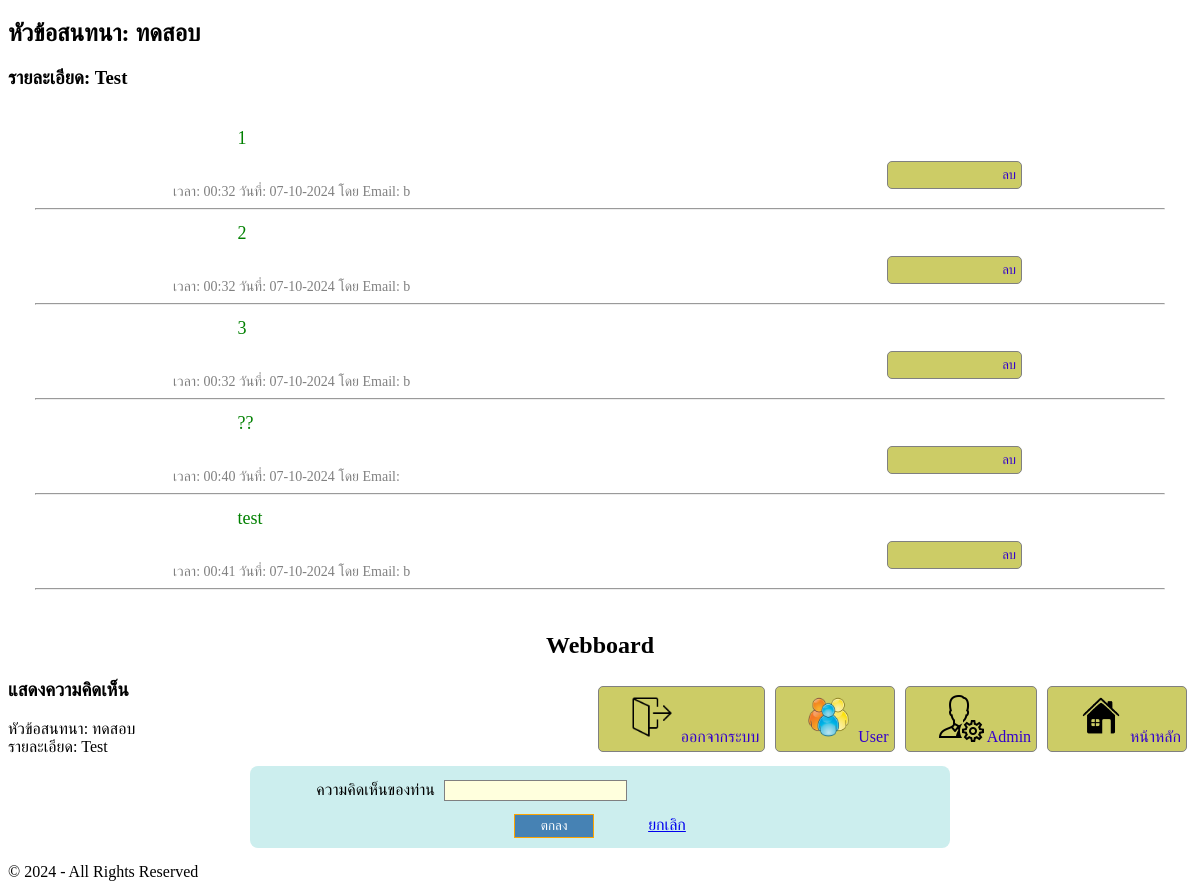
The page /comment.php?topicID=23 (signed in) on the database its author committed.
### tables this page shows
CREATE TABLE `topic` (
  `TopicID` int(10) UNSIGNED NOT NULL,
  `Topic` varchar(200) DEFAULT NULL,
  `Details` text DEFAULT NULL,
  `curDateTime` timestamp NOT NULL DEFAULT current_timestamp(),
  `upDateTime` timestamp NOT NULL DEFAULT current_timestamp(),
  `UserID` int(11) DEFAULT NULL,
  `Email` varchar(100) DEFAULT NULL
);

CREATE TABLE `comment` (
  `CommentID` int(11) UNSIGNED NOT NULL,
  `Comment_Text` text DEFAULT NULL,
  `curDateTime` datetime DEFAULT current_timestamp(),
  `upDateTime` datetime DEFAULT current_timestamp(),
  `UserID` int(11) DEFAULT NULL,
  `TopicID` int(11) DEFAULT NULL,
  `Email` varchar(100) DEFAULT NULL
);

### display_comment.php (the view, shortened to what this page needs)
<head>
</head>
<body>
	<div id="container">
		<article>
			<section id="content">
				<?php
				include "dblink.php";
				if (isset($_GET['topicID'])) {
					$topic_ID = $_GET['topicID'];
				}
				$stmt = $link->prepare("SELECT *,
										DATE_FORMAT(curDateTime, '%d-%m-%Y') AS curDateTime,
										DATE_FORMAT(upDateTime, '%H:%i') AS upDateTime
										FROM comment
										WHERE TopicID = ? LIMIT 30;");
				$stmt->bind_param("s", $topic_ID);
				$stmt->execute();
				$result = $stmt->get_result();
				while ($data = $result->fetch_assoc()) {
					$commentID = $data['CommentID'];
					$dateTime = "เวลา: " . $data['upDateTime'] . " วันที่: " . $data['curDateTime'];
					$user_ID = "&ID=" . $_SESSION['ID'];
					$topicID = "topicID=$topic_ID";
					$comID = "&commentID=" . $commentID;
					$butt = "";
					if ($_SESSION['user'] == "user") {
						if ($data['UserID'] == $_SESSION['ID']) {
							$butt = '<a href="delete_comment.php?' . $topicID . $user_ID . $comID . '">ลบ</a>';
						} else $butt = "";
					} else if ($_SESSION['user'] == '$2y$12$hFLpweZ29gV0LdEgwtVlNOeLC2.UZtuGOS/Up9BmaE5T7XvX5L97e') {
						$butt = '<a href="delete_comment.php?' . $topicID . $user_ID . $comID . '">ลบ</a>';
					}
					echo '<div class="topic">' . $data['Comment_Text'] . '</div><br>
						<div class="datetime">' . $dateTime . ' โดย Email: ' . $data['Email'] .  '</div>
                        <div class="butt">' . $butt . '</div><hr>';
				}
				?>
			</section>
		</article>
	</div>
</body>

### comment.php (shortened to what this page needs)
<!DOCTYPE html>
<html lang="en">
<head>
</head>
<body>
	<?php
	include "dblink.php";
	if (isset($_GET['topicID'])) {
		$topic_ID = $_GET['topicID'];
	}
	?>
	<div id="container">
		<article>
			<section id="top">
				<?php
					$stmt = $link->prepare("SELECT Topic, Details FROM topic WHERE TopicID = ?;");
					$stmt->bind_param("s", $topic_ID);
					$stmt->execute();
					$result = $stmt->get_result();
					$row = $result->fetch_assoc();
					if ($row['Topic']) {
						echo "<h2>หัวข้อสนทนา: ".$row['Topic']."</h2>";
					}
					if($row['Details']) {
						echo "<h3>รายละเอียด: ".$row['Details']."</h3>";
					} else {
						echo "<h4>ไม่มีรายละเอียด</h4>";
					}
					include "display_comment.php";
					include "header.php";
				?>
				<h3>แสดงความคิดเห็น</h3>
				<span>หัวข้อสนทนา:
					<?php
						echo $row['Topic'];
					?>
				</span>
				<br>
				<span>รายละเอียด:
					<?php
						if($row['Details'] != "") {
							echo $row['Details'];
						} else {
							echo "ไม่มีรายละเอียด";
						}
					?>
				</span>
			</section>
			<form method="post">
				<label>ความคิดเห็นของท่าน</label> <input type="text" name="comment"><br>
				<div>
					<button type="butt" id="ok">ตกลง</button>
					<a href="index.php">ยกเลิก</a>
				</div>
			</form>
		</article>
		<?php
			include "footer.php";
		?>
	</div>
</body>
</html>

### comment.php (style rules this page uses)
form { width: 700px; border: solid 0px green; border-radius: 8px; margin: 10px auto 15px; padding: 10px 0px; background: #cee; }
form input:not([type=radio]) { background: #ffd; border: solid 1px gray; padding: 2px; color: blue; }
form label { display: inline-block; width: 180px; text-align: right; padding: 5px; }
form div { text-align: center; margin-top: 10px; }
form button { background: steelblue; color: white; border: solid 1px orange; padding: 3px; width: 80px; margin-right: 50px; }

### display_comment.php (style rules this page uses)
section#content { text-align: center; padding: 15px 5px; }
section#content>div { padding-top: 5px; }
div.topic { width: 725px; display: inline-table; text-align: left; font-size: 18px; color: green; }
div.datetime { width: 425px; display: inline-table; font-size: 14px; color: gray; text-align: left; }
div.butt { width: 425px; display: inline-table; text-align: right; }
div.butt>a { width: 100px; border: solid 1px brown; border-radius: 5px; background: khaki; padding: 2px 5px; margin: 2px; text-decoration: none; font-size: 13px; }
hr { width: 96%; }
section#top a { display: inline-block; float: right; border: solid 1px gray; padding: 5px; padding-left: 28px !important; margin: 7px 5px; text-decoration: none; background: #cc6 2px center no-repeat; border-radius: 5px; color: #30c; }

### rows shown on the page
topic: Topic "ทดสอบ", Details "Test"
comment: Comment_Text "1", dateTime "เวลา: 00:32 วันที่: 07-10-2024", Email "b"
comment: Comment_Text "2", dateTime "เวลา: 00:32 วันที่: 07-10-2024", Email "b"
comment: Comment_Text "3", dateTime "เวลา: 00:32 วันที่: 07-10-2024", Email "b"
comment: Comment_Text "??", dateTime "เวลา: 00:40 วันที่: 07-10-2024"
comment: Comment_Text "test", dateTime "เวลา: 00:41 วันที่: 07-10-2024", Email "b"
